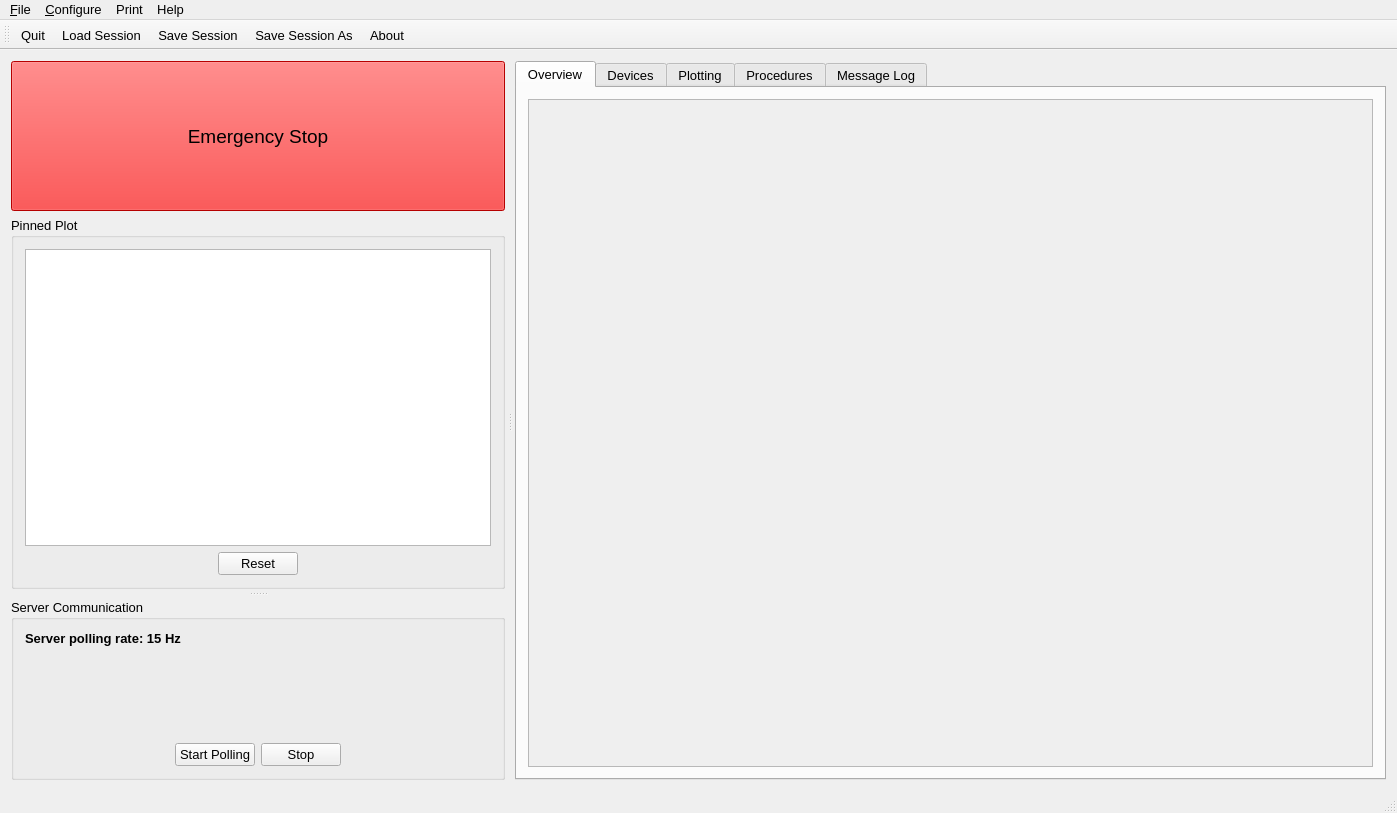
<?xml version="1.0" encoding="UTF-8"?>
<ui version="4.0">
 <class>MainWindow</class>
 <widget class="QMainWindow" name="MainWindow">
  <property name="geometry">
   <rect>
    <x>0</x>
    <y>0</y>
    <width>1397</width>
    <height>813</height>
   </rect>
  </property>
  <property name="font">
   <font>
    <family>Ubuntu</family>
    <pointsize>10</pointsize>
   </font>
  </property>
  <property name="windowTitle">
   <string>Ion Source Control System</string>
  </property>
  <property name="layoutDirection">
   <enum>Qt::LeftToRight</enum>
  </property>
  <property name="autoFillBackground">
   <bool>false</bool>
  </property>
  <property name="tabShape">
   <enum>QTabWidget::Rounded</enum>
  </property>
  <widget class="QWidget" name="centralWidget">
   <layout class="QVBoxLayout" name="verticalLayout_7">
    <item>
     <widget class="QSplitter" name="splitter_horizontal">
      <property name="orientation">
       <enum>Qt::Horizontal</enum>
      </property>
      <property name="handleWidth">
       <number>10</number>
      </property>
      <property name="childrenCollapsible">
       <bool>false</bool>
      </property>
      <widget class="QWidget" name="splitter_meta_widget_left_pane" native="true">
       <property name="minimumSize">
        <size>
         <width>250</width>
         <height>250</height>
        </size>
       </property>
       <property name="maximumSize">
        <size>
         <width>16777215</width>
         <height>16777215</height>
        </size>
       </property>
       <property name="baseSize">
        <size>
         <width>0</width>
         <height>0</height>
        </size>
       </property>
       <property name="font">
        <font>
         <pointsize>10</pointsize>
        </font>
       </property>
       <layout class="QVBoxLayout" name="verticalLayout_5">
        <property name="leftMargin">
         <number>0</number>
        </property>
        <property name="topMargin">
         <number>0</number>
        </property>
        <property name="rightMargin">
         <number>0</number>
        </property>
        <property name="bottomMargin">
         <number>0</number>
        </property>
        <item>
         <widget class="QPushButton" name="btnStop">
          <property name="sizePolicy">
           <sizepolicy hsizetype="Minimum" vsizetype="Fixed">
            <horstretch>0</horstretch>
            <verstretch>0</verstretch>
           </sizepolicy>
          </property>
          <property name="minimumSize">
           <size>
            <width>0</width>
            <height>150</height>
           </size>
          </property>
          <property name="font">
           <font>
            <pointsize>14</pointsize>
           </font>
          </property>
          <property name="styleSheet">
           <string notr="true">background-color: red</string>
          </property>
          <property name="text">
           <string>Emergency Stop</string>
          </property>
         </widget>
        </item>
        <item>
         <widget class="QSplitter" name="splitter_vertical">
          <property name="orientation">
           <enum>Qt::Vertical</enum>
          </property>
          <property name="handleWidth">
           <number>10</number>
          </property>
          <property name="childrenCollapsible">
           <bool>false</bool>
          </property>
          <widget class="QWidget" name="splitter_meta_widget_pinned_plot" native="true">
           <layout class="QVBoxLayout" name="verticalLayout_8">
            <property name="leftMargin">
             <number>0</number>
            </property>
            <property name="topMargin">
             <number>0</number>
            </property>
            <property name="rightMargin">
             <number>0</number>
            </property>
            <property name="bottomMargin">
             <number>0</number>
            </property>
            <item>
             <widget class="QGroupBox" name="gbPinnedPlot">
              <property name="minimumSize">
               <size>
                <width>0</width>
                <height>250</height>
               </size>
              </property>
              <property name="maximumSize">
               <size>
                <width>16777215</width>
                <height>16777215</height>
               </size>
              </property>
              <property name="font">
               <font>
                <family>MS Shell Dlg 2</family>
                <pointsize>10</pointsize>
               </font>
              </property>
              <property name="title">
               <string>Pinned Plot</string>
              </property>
              <layout class="QVBoxLayout" name="verticalLayout_6">
               <item>
                <widget class="PlotWidget" name="pltPinned">
                 <property name="font">
                  <font>
                   <pointsize>10</pointsize>
                  </font>
                 </property>
                </widget>
               </item>
               <item>
                <layout class="QHBoxLayout" name="horizontalLayout_4">
                 <item>
                  <spacer name="horizontalSpacer_3">
                   <property name="orientation">
                    <enum>Qt::Horizontal</enum>
                   </property>
                   <property name="sizeHint" stdset="0">
                    <size>
                     <width>40</width>
                     <height>20</height>
                    </size>
                   </property>
                  </spacer>
                 </item>
                 <item>
                  <widget class="QPushButton" name="btnResetPinnedPlot">
                   <property name="text">
                    <string>Reset</string>
                   </property>
                  </widget>
                 </item>
                 <item>
                  <spacer name="horizontalSpacer_4">
                   <property name="orientation">
                    <enum>Qt::Horizontal</enum>
                   </property>
                   <property name="sizeHint" stdset="0">
                    <size>
                     <width>40</width>
                     <height>20</height>
                    </size>
                   </property>
                  </spacer>
                 </item>
                </layout>
               </item>
              </layout>
             </widget>
            </item>
           </layout>
          </widget>
          <widget class="QWidget" name="splitter_meta_widget_server_com" native="true">
           <layout class="QVBoxLayout" name="verticalLayout_9">
            <property name="leftMargin">
             <number>0</number>
            </property>
            <property name="topMargin">
             <number>0</number>
            </property>
            <property name="rightMargin">
             <number>0</number>
            </property>
            <property name="bottomMargin">
             <number>0</number>
            </property>
            <item>
             <widget class="QGroupBox" name="groupBox">
              <property name="font">
               <font>
                <family>MS Shell Dlg 2</family>
                <pointsize>10</pointsize>
               </font>
              </property>
              <property name="title">
               <string>Server Communication</string>
              </property>
              <layout class="QVBoxLayout" name="verticalLayout_2">
               <item>
                <widget class="QLabel" name="lblServPoll">
                 <property name="font">
                  <font>
                   <pointsize>10</pointsize>
                   <weight>75</weight>
                   <bold>true</bold>
                  </font>
                 </property>
                 <property name="text">
                  <string>Server polling rate: 15 Hz</string>
                 </property>
                </widget>
               </item>
               <item>
                <spacer name="verticalSpacer">
                 <property name="orientation">
                  <enum>Qt::Vertical</enum>
                 </property>
                 <property name="sizeHint" stdset="0">
                  <size>
                   <width>20</width>
                   <height>40</height>
                  </size>
                 </property>
                </spacer>
               </item>
               <item>
                <layout class="QHBoxLayout" name="horizontalLayout_3">
                 <item>
                  <spacer name="horizontalSpacer">
                   <property name="orientation">
                    <enum>Qt::Horizontal</enum>
                   </property>
                   <property name="sizeHint" stdset="0">
                    <size>
                     <width>40</width>
                     <height>20</height>
                    </size>
                   </property>
                  </spacer>
                 </item>
                 <item>
                  <widget class="QPushButton" name="btnStartPause">
                   <property name="text">
                    <string>Start Polling</string>
                   </property>
                  </widget>
                 </item>
                 <item>
                  <widget class="QPushButton" name="btnStop_2">
                   <property name="text">
                    <string>Stop</string>
                   </property>
                  </widget>
                 </item>
                 <item>
                  <spacer name="horizontalSpacer_2">
                   <property name="orientation">
                    <enum>Qt::Horizontal</enum>
                   </property>
                   <property name="sizeHint" stdset="0">
                    <size>
                     <width>40</width>
                     <height>20</height>
                    </size>
                   </property>
                  </spacer>
                 </item>
                </layout>
               </item>
              </layout>
             </widget>
            </item>
           </layout>
          </widget>
         </widget>
        </item>
       </layout>
      </widget>
      <widget class="QWidget" name="splitter_meta_widget_tab" native="true">
       <layout class="QVBoxLayout" name="verticalLayout">
        <property name="leftMargin">
         <number>0</number>
        </property>
        <property name="topMargin">
         <number>0</number>
        </property>
        <property name="rightMargin">
         <number>0</number>
        </property>
        <property name="bottomMargin">
         <number>0</number>
        </property>
        <item>
         <widget class="TabWindowWidget" name="tabMain">
          <property name="sizePolicy">
           <sizepolicy hsizetype="Expanding" vsizetype="Expanding">
            <horstretch>0</horstretch>
            <verstretch>0</verstretch>
           </sizepolicy>
          </property>
          <property name="minimumSize">
           <size>
            <width>500</width>
            <height>450</height>
           </size>
          </property>
          <property name="font">
           <font>
            <family>MS Shell Dlg 2</family>
            <pointsize>10</pointsize>
           </font>
          </property>
          <property name="tabShape">
           <enum>QTabWidget::Rounded</enum>
          </property>
          <property name="currentIndex">
           <number>0</number>
          </property>
          <widget class="QWidget" name="overview">
           <attribute name="title">
            <string>Overview</string>
           </attribute>
           <layout class="QGridLayout" name="gridLayout_2">
            <property name="leftMargin">
             <number>11</number>
            </property>
            <property name="topMargin">
             <number>11</number>
            </property>
            <property name="rightMargin">
             <number>11</number>
            </property>
            <property name="bottomMargin">
             <number>11</number>
            </property>
            <item row="0" column="0">
             <widget class="QScrollArea" name="scroller">
              <property name="font">
               <font>
                <pointsize>10</pointsize>
               </font>
              </property>
              <property name="autoFillBackground">
               <bool>false</bool>
              </property>
              <property name="frameShape">
               <enum>QFrame::NoFrame</enum>
              </property>
              <property name="widgetResizable">
               <bool>true</bool>
              </property>
              <widget class="QWidget" name="scrollAreaWidgetContents">
               <property name="geometry">
                <rect>
                 <x>0</x>
                 <y>0</y>
                 <width>472</width>
                 <height>677</height>
                </rect>
               </property>
               <layout class="QGridLayout" name="gridLayout_6">
                <property name="leftMargin">
                 <number>0</number>
                </property>
                <property name="topMargin">
                 <number>0</number>
                </property>
                <property name="rightMargin">
                 <number>0</number>
                </property>
                <property name="bottomMargin">
                 <number>0</number>
                </property>
                <item row="0" column="0">
                 <widget class="QFrame" name="fmOverview">
                  <property name="font">
                   <font>
                    <family>MS Shell Dlg 2</family>
                    <pointsize>10</pointsize>
                   </font>
                  </property>
                  <property name="styleSheet">
                   <string notr="true"/>
                  </property>
                  <property name="frameShape">
                   <enum>QFrame::StyledPanel</enum>
                  </property>
                  <property name="frameShadow">
                   <enum>QFrame::Plain</enum>
                  </property>
                 </widget>
                </item>
               </layout>
              </widget>
             </widget>
            </item>
           </layout>
          </widget>
          <widget class="QWidget" name="devices">
           <attribute name="title">
            <string>Devices</string>
           </attribute>
           <layout class="QGridLayout" name="gridLayout_5">
            <item row="0" column="0">
             <widget class="QSplitter" name="splitSettings">
              <property name="orientation">
               <enum>Qt::Horizontal</enum>
              </property>
              <widget class="QWidget" name="layoutWidget">
               <layout class="QVBoxLayout" name="verticalLayout_4">
                <property name="leftMargin">
                 <number>0</number>
                </property>
                <property name="topMargin">
                 <number>0</number>
                </property>
                <property name="rightMargin">
                 <number>0</number>
                </property>
                <property name="bottomMargin">
                 <number>0</number>
                </property>
                <item>
                 <widget class="QTreeWidget" name="treeDevices">
                  <property name="frameShadow">
                   <enum>QFrame::Plain</enum>
                  </property>
                  <property name="sortingEnabled">
                   <bool>true</bool>
                  </property>
                  <property name="columnCount">
                   <number>2</number>
                  </property>
                  <attribute name="headerDefaultSectionSize">
                   <number>300</number>
                  </attribute>
                  <column>
                   <property name="text">
                    <string notr="true">1</string>
                   </property>
                  </column>
                  <column>
                   <property name="text">
                    <string notr="true">2</string>
                   </property>
                  </column>
                 </widget>
                </item>
                <item>
                 <layout class="QHBoxLayout" name="horizontalLayout">
                  <property name="sizeConstraint">
                   <enum>QLayout::SetDefaultConstraint</enum>
                  </property>
                  <property name="leftMargin">
                   <number>0</number>
                  </property>
                  <property name="topMargin">
                   <number>0</number>
                  </property>
                  <property name="rightMargin">
                   <number>0</number>
                  </property>
                  <property name="bottomMargin">
                   <number>0</number>
                  </property>
                  <item>
                   <widget class="QPushButton" name="btnExpand">
                    <property name="text">
                     <string>Expand All</string>
                    </property>
                   </widget>
                  </item>
                  <item>
                   <widget class="QPushButton" name="btnCollapse">
                    <property name="text">
                     <string>Collapse All</string>
                    </property>
                   </widget>
                  </item>
                 </layout>
                </item>
               </layout>
              </widget>
              <widget class="QFrame" name="fmDeviceSettings">
               <property name="minimumSize">
                <size>
                 <width>300</width>
                 <height>0</height>
                </size>
               </property>
               <property name="baseSize">
                <size>
                 <width>600</width>
                 <height>0</height>
                </size>
               </property>
               <property name="frameShape">
                <enum>QFrame::StyledPanel</enum>
               </property>
               <property name="frameShadow">
                <enum>QFrame::Plain</enum>
               </property>
              </widget>
             </widget>
            </item>
           </layout>
          </widget>
          <widget class="QWidget" name="plotting">
           <attribute name="title">
            <string>Plotting</string>
           </attribute>
           <layout class="QVBoxLayout" name="verticalLayout_3">
            <item>
             <widget class="QFrame" name="frame_4">
              <property name="maximumSize">
               <size>
                <width>16777215</width>
                <height>50</height>
               </size>
              </property>
              <property name="font">
               <font>
                <pointsize>10</pointsize>
               </font>
              </property>
              <property name="frameShape">
               <enum>QFrame::NoFrame</enum>
              </property>
              <property name="frameShadow">
               <enum>QFrame::Plain</enum>
              </property>
              <property name="lineWidth">
               <number>1</number>
              </property>
              <layout class="QHBoxLayout" name="horizontalLayout_2">
               <property name="spacing">
                <number>7</number>
               </property>
               <property name="leftMargin">
                <number>0</number>
               </property>
               <property name="topMargin">
                <number>0</number>
               </property>
               <property name="rightMargin">
                <number>0</number>
               </property>
               <property name="bottomMargin">
                <number>0</number>
               </property>
               <item>
                <widget class="QPushButton" name="btnSetupDevicePlots">
                 <property name="minimumSize">
                  <size>
                   <width>0</width>
                   <height>35</height>
                  </size>
                 </property>
                 <property name="font">
                  <font>
                   <pointsize>10</pointsize>
                  </font>
                 </property>
                 <property name="text">
                  <string>Choose Channels to Plot</string>
                 </property>
                 <property name="flat">
                  <bool>false</bool>
                 </property>
                </widget>
               </item>
              </layout>
             </widget>
            </item>
            <item>
             <widget class="QScrollArea" name="scrollArea">
              <property name="font">
               <font>
                <pointsize>10</pointsize>
               </font>
              </property>
              <property name="frameShape">
               <enum>QFrame::NoFrame</enum>
              </property>
              <property name="widgetResizable">
               <bool>true</bool>
              </property>
              <widget class="QWidget" name="scrollAreaWidgetContents_2">
               <property name="geometry">
                <rect>
                 <x>0</x>
                 <y>0</y>
                 <width>476</width>
                 <height>640</height>
                </rect>
               </property>
               <layout class="QGridLayout" name="gridLayout_4">
                <property name="leftMargin">
                 <number>0</number>
                </property>
                <property name="topMargin">
                 <number>0</number>
                </property>
                <property name="rightMargin">
                 <number>0</number>
                </property>
                <property name="bottomMargin">
                 <number>0</number>
                </property>
                <item row="0" column="0">
                 <widget class="QFrame" name="fmPlots">
                  <property name="font">
                   <font>
                    <pointsize>10</pointsize>
                   </font>
                  </property>
                  <property name="styleSheet">
                   <string notr="true"/>
                  </property>
                  <property name="frameShape">
                   <enum>QFrame::StyledPanel</enum>
                  </property>
                  <property name="frameShadow">
                   <enum>QFrame::Plain</enum>
                  </property>
                 </widget>
                </item>
               </layout>
              </widget>
             </widget>
            </item>
           </layout>
          </widget>
          <widget class="QWidget" name="procedures">
           <attribute name="title">
            <string>Procedures</string>
           </attribute>
           <layout class="QGridLayout" name="gridLayout_9">
            <item row="0" column="0">
             <widget class="QPushButton" name="btnAddProcedure">
              <property name="minimumSize">
               <size>
                <width>0</width>
                <height>35</height>
               </size>
              </property>
              <property name="font">
               <font>
                <pointsize>10</pointsize>
               </font>
              </property>
              <property name="text">
               <string>Add Procedure</string>
              </property>
              <property name="flat">
               <bool>false</bool>
              </property>
             </widget>
            </item>
            <item row="1" column="0">
             <widget class="QScrollArea" name="scrollArea_2">
              <property name="frameShape">
               <enum>QFrame::NoFrame</enum>
              </property>
              <property name="widgetResizable">
               <bool>true</bool>
              </property>
              <widget class="QWidget" name="scrollAreaWidgetContents_3">
               <property name="geometry">
                <rect>
                 <x>0</x>
                 <y>0</y>
                 <width>476</width>
                 <height>640</height>
                </rect>
               </property>
               <layout class="QGridLayout" name="gridLayout_10">
                <property name="leftMargin">
                 <number>0</number>
                </property>
                <property name="topMargin">
                 <number>0</number>
                </property>
                <property name="rightMargin">
                 <number>0</number>
                </property>
                <item row="0" column="0">
                 <widget class="QFrame" name="fmProcedures">
                  <property name="font">
                   <font>
                    <pointsize>10</pointsize>
                   </font>
                  </property>
                  <property name="styleSheet">
                   <string notr="true"/>
                  </property>
                  <property name="frameShape">
                   <enum>QFrame::StyledPanel</enum>
                  </property>
                  <property name="frameShadow">
                   <enum>QFrame::Plain</enum>
                  </property>
                  <layout class="QVBoxLayout" name="vboxProcedures"/>
                 </widget>
                </item>
               </layout>
              </widget>
             </widget>
            </item>
           </layout>
          </widget>
          <widget class="QWidget" name="log">
           <attribute name="title">
            <string>Message Log</string>
           </attribute>
           <layout class="QGridLayout" name="gridLayout">
            <item row="0" column="0">
             <widget class="QTextEdit" name="txtMessageLog">
              <property name="frameShape">
               <enum>QFrame::StyledPanel</enum>
              </property>
              <property name="frameShadow">
               <enum>QFrame::Plain</enum>
              </property>
              <property name="readOnly">
               <bool>true</bool>
              </property>
             </widget>
            </item>
           </layout>
          </widget>
         </widget>
        </item>
       </layout>
      </widget>
     </widget>
    </item>
   </layout>
  </widget>
  <widget class="QStatusBar" name="statusBar"/>
  <widget class="QToolBar" name="toolBar">
   <property name="font">
    <font>
     <family>MS Shell Dlg 2</family>
     <pointsize>10</pointsize>
    </font>
   </property>
   <property name="windowTitle">
    <string>toolBar</string>
   </property>
   <property name="toolButtonStyle">
    <enum>Qt::ToolButtonTextBesideIcon</enum>
   </property>
   <attribute name="toolBarArea">
    <enum>TopToolBarArea</enum>
   </attribute>
   <attribute name="toolBarBreak">
    <bool>false</bool>
   </attribute>
   <addaction name="btnQuit"/>
   <addaction name="btnLoad"/>
   <addaction name="btnSave"/>
   <addaction name="btnSaveAs"/>
   <addaction name="btnAbout"/>
  </widget>
  <widget class="QMenuBar" name="menuBar">
   <property name="geometry">
    <rect>
     <x>0</x>
     <y>0</y>
     <width>1397</width>
     <height>21</height>
    </rect>
   </property>
   <widget class="QMenu" name="menu_File">
    <property name="title">
     <string>&amp;File</string>
    </property>
    <addaction name="action_new_session"/>
    <addaction name="action_load_session"/>
    <addaction name="action_save_session"/>
    <addaction name="action_save_session_as"/>
    <addaction name="separator"/>
    <addaction name="action_quit"/>
   </widget>
   <widget class="QMenu" name="menu_Configure">
    <property name="title">
     <string>&amp;Configure</string>
    </property>
    <addaction name="action_slack"/>
    <addaction name="action_settings"/>
   </widget>
   <widget class="QMenu" name="menuHelp">
    <property name="title">
     <string>Help</string>
    </property>
    <addaction name="action_help"/>
    <addaction name="separator"/>
    <addaction name="action_about"/>
   </widget>
   <widget class="QMenu" name="menuPrint">
    <property name="title">
     <string>Print</string>
    </property>
    <addaction name="action_print"/>
    <addaction name="action_print_preview"/>
   </widget>
   <addaction name="menu_File"/>
   <addaction name="menu_Configure"/>
   <addaction name="menuPrint"/>
   <addaction name="menuHelp"/>
  </widget>
  <action name="btnQuit">
   <property name="text">
    <string>Quit</string>
   </property>
  </action>
  <action name="btnLoad">
   <property name="text">
    <string>Load Session</string>
   </property>
   <property name="toolTip">
    <string>Load Session</string>
   </property>
  </action>
  <action name="btnSave">
   <property name="text">
    <string>Save Session</string>
   </property>
  </action>
  <action name="btnSaveAs">
   <property name="text">
    <string>Save Session As</string>
   </property>
  </action>
  <action name="action_new_session">
   <property name="text">
    <string>&amp;New Session</string>
   </property>
  </action>
  <action name="action_load_session">
   <property name="text">
    <string>&amp;Load Session...</string>
   </property>
  </action>
  <action name="action_save_session">
   <property name="text">
    <string>&amp;Save Session</string>
   </property>
  </action>
  <action name="action_save_session_as">
   <property name="text">
    <string>Save Session As...</string>
   </property>
  </action>
  <action name="action_quit">
   <property name="text">
    <string>&amp;Quit</string>
   </property>
  </action>
  <action name="action_slack">
   <property name="text">
    <string>Slack...</string>
   </property>
  </action>
  <action name="action_help">
   <property name="text">
    <string>Help</string>
   </property>
  </action>
  <action name="action_about">
   <property name="text">
    <string>About</string>
   </property>
  </action>
  <action name="btnAbout">
   <property name="text">
    <string>About</string>
   </property>
   <property name="toolTip">
    <string>About...</string>
   </property>
  </action>
  <action name="action_settings">
   <property name="text">
    <string>Settings...</string>
   </property>
  </action>
  <action name="action_print">
   <property name="text">
    <string>Print...</string>
   </property>
  </action>
  <action name="action_print_preview">
   <property name="text">
    <string>Print Preview...</string>
   </property>
  </action>
 </widget>
 <layoutdefault spacing="6" margin="11"/>
 <customwidgets>
  <customwidget>
   <class>PlotWidget</class>
   <extends>QGraphicsView</extends>
   <header>pyqtgraph</header>
  </customwidget>
  <customwidget>
   <class>TabWindowWidget</class>
   <extends>QTabWidget</extends>
   <header>.widgets/TabWindowWidget.h</header>
   <container>1</container>
  </customwidget>
 </customwidgets>
 <resources/>
 <connections/>
</ui>
